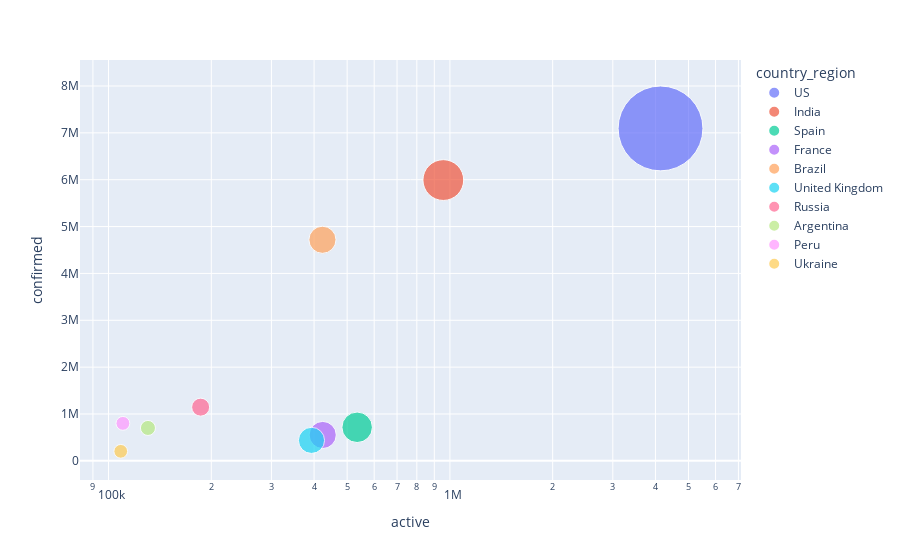

Source (notebook cell):
### Code cell
#Active Cases
top_10_active = country_df.sort_values(by="active", ascending=False).head(10)
fig = px.scatter(top_10_active, 
                 x="active", y="confirmed",size="active", color="country_region",
                 hover_name="country_region", log_x=True, size_max=60)
fig.show()

### Figure 1 — Plotly figure (JSON) as saved in the notebook; plotly's stock layout.template omitted (floating-point values rounded to 4 significant figures)
{"data": [{"hovertemplate": "<b>%{hovertext}</b><br><br>country_region=US<br>active=%{marker.size}<br>confirmed=%{y}<extra></extra>", "hovertext": ["US"], "legendgroup": "US", "marker": {"color": "#636efa", "size": [4139079], "sizemode": "area", "sizeref": 1150.0, "symbol": "circle"}, "mode": "markers", "name": "US", "orientation": "v", "showlegend": true, "type": "scatter", "x": [4139079], "xaxis": "x", "y": [7094145], "yaxis": "y"}, {"hovertemplate": "<b>%{hovertext}</b><br><br>country_region=India<br>active=%{marker.size}<br>confirmed=%{y}<extra></extra>", "hovertext": ["India"], "legendgroup": "India", "marker": {"color": "#EF553B", "size": [956402], "sizemode": "area", "sizeref": 1150.0, "symbol": "circle"}, "mode": "markers", "name": "India", "orientation": "v", "showlegend": true, "type": "scatter", "x": [956402], "xaxis": "x", "y": [5992532], "yaxis": "y"}, {"hovertemplate": "<b>%{hovertext}</b><br><br>country_region=Spain<br>active=%{marker.size}<br>confirmed=%{y}<extra></extra>", "hovertext": ["Spain"], "legendgroup": "Spain", "marker": {"color": "#00cc96", "size": [534873], "sizemode": "area", "sizeref": 1150.0, "symbol": "circle"}, "mode": "markers", "name": "Spain", "orientation": "v", "showlegend": true, "type": "scatter", "x": [534873], "xaxis": "x", "y": [716481], "yaxis": "y"}, {"hovertemplate": "<b>%{hovertext}</b><br><br>country_region=France<br>active=%{marker.size}<br>confirmed=%{y}<extra></extra>", "hovertext": ["France"], "legendgroup": "France", "marker": {"color": "#ab63fa", "size": [423985], "sizemode": "area", "sizeref": 1150.0, "symbol": "circle"}, "mode": "markers", "name": "France", "orientation": "v", "showlegend": true, "type": "scatter", "x": [423985], "xaxis": "x", "y": [552473], "yaxis": "y"}, {"hovertemplate": "<b>%{hovertext}</b><br><br>country_region=Brazil<br>active=%{marker.size}<br>confirmed=%{y}<extra></extra>", "hovertext": ["Brazil"], "legendgroup": "Brazil", "marker": {"color": "#FFA15A", "size": [423278], "sizemode": "area", "sizeref": 1150.0, "symbol": "circle"}, "mode": "markers", "name": "Brazil", "orientation": "v", "showlegend": true, "type": "scatter", "x": [423278], "xaxis": "x", "y": [4717991], "yaxis": "y"}, {"hovertemplate": "<b>%{hovertext}</b><br><br>country_region=United Kingdom<br>active=%{marker.size}<br>confirmed=%{y}<extra></extra>", "hovertext": ["United Kingdom"], "legendgroup": "United Kingdom", "marker": {"color": "#19d3f3", "size": [393100], "sizemode": "area", "sizeref": 1150.0, "symbol": "circle"}, "mode": "markers", "name": "United Kingdom", "orientation": "v", "showlegend": true, "type": "scatter", "x": [393100], "xaxis": "x", "y": [437516], "yaxis": "y"}, {"hovertemplate": "<b>%{hovertext}</b><br><br>country_region=Russia<br>active=%{marker.size}<br>confirmed=%{y}<extra></extra>", "hovertext": ["Russia"], "legendgroup": "Russia", "marker": {"color": "#FF6692", "size": [186113], "sizemode": "area", "sizeref": 1150.0, "symbol": "circle"}, "mode": "markers", "name": "Russia", "orientation": "v", "showlegend": true, "type": "scatter", "x": [186113], "xaxis": "x", "y": [1146273], "yaxis": "y"}, {"hovertemplate": "<b>%{hovertext}</b><br><br>country_region=Argentina<br>active=%{marker.size}<br>confirmed=%{y}<extra></extra>", "hovertext": ["Argentina"], "legendgroup": "Argentina", "marker": {"color": "#B6E880", "size": [130452], "sizemode": "area", "sizeref": 1150.0, "symbol": "circle"}, "mode": "markers", "name": "Argentina", "orientation": "v", "showlegend": true, "type": "scatter", "x": [130452], "xaxis": "x", "y": [702484], "yaxis": "y"}, {"hovertemplate": "<b>%{hovertext}</b><br><br>country_region=Peru<br>active=%{marker.size}<br>confirmed=%{y}<extra></extra>", "hovertext": ["Peru"], "legendgroup": "Peru", "marker": {"color": "#FF97FF", "size": [110164], "sizemode": "area", "sizeref": 1150.0, "symbol": "circle"}, "mode": "markers", "name": "Peru", "orientation": "v", "showlegend": true, "type": "scatter", "x": [110164], "xaxis": "x", "y": [800142], "yaxis": "y"}, {"hovertemplate": "<b>%{hovertext}</b><br><br>country_region=Ukraine<br>active=%{marker.size}<br>confirmed=%{y}<extra></extra>", "hovertext": ["Ukraine"], "legendgroup": "Ukraine", "marker": {"color": "#FECB52", "size": [108576], "sizemode": "area", "sizeref": 1150.0, "symbol": "circle"}, "mode": "markers", "name": "Ukraine", "orientation": "v", "showlegend": true, "type": "scatter", "x": [108576], "xaxis": "x", "y": [203799], "yaxis": "y"}], "layout": {"legend": {"itemsizing": "constant", "title": {"text": "country_region"}, "tracegroupgap": 0}, "margin": {"t": 60}, "xaxis": {"anchor": "y", "domain": [0, 1], "title": {"text": "active"}, "type": "log"}, "yaxis": {"anchor": "x", "domain": [0, 1], "title": {"text": "confirmed"}}}}
